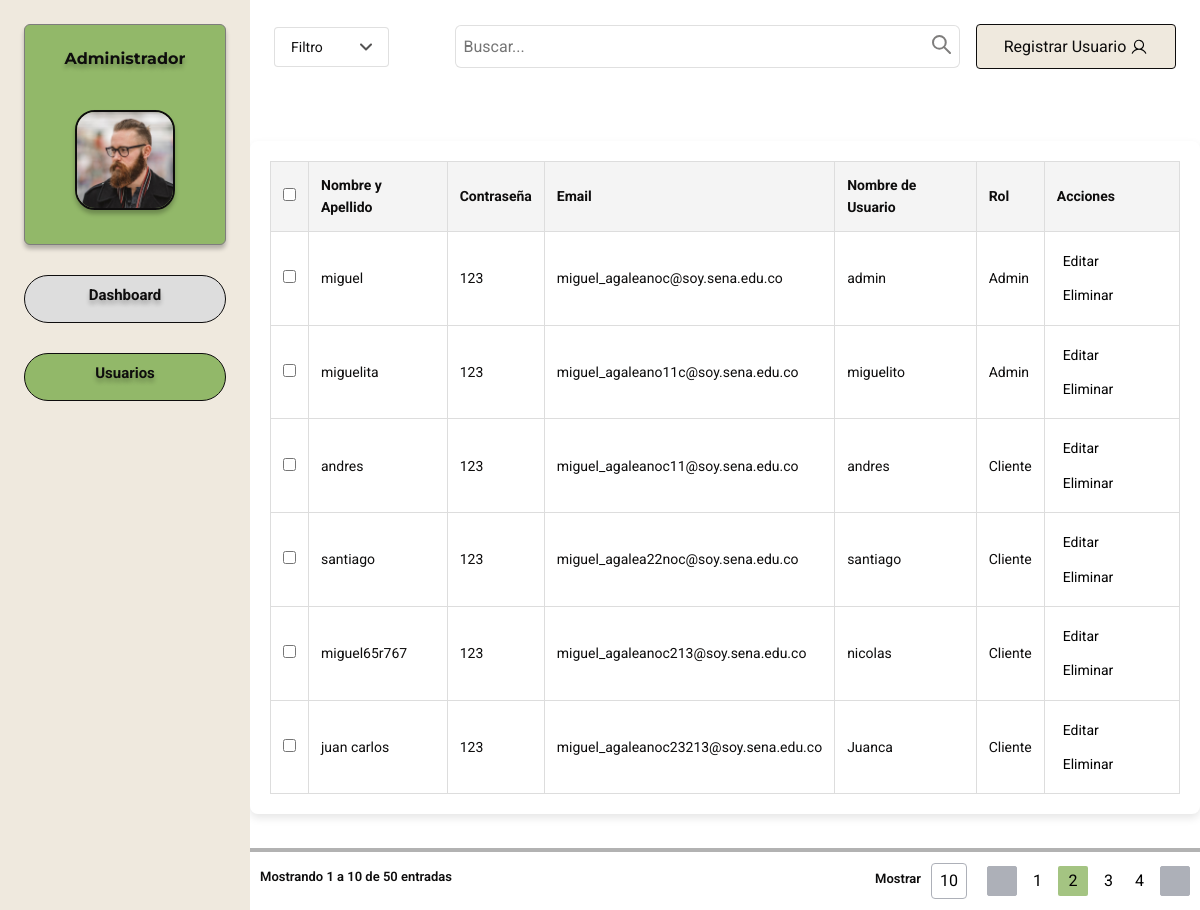
/admin_dashboard/, run on the app's committed database.
### merkachecheres/models.py (models this page shows, shortened)
class Usuario(models.Model):
    full_name = models.CharField(max_length=255)
    email = models.EmailField(unique=True)
    username = models.CharField(max_length=150, unique=True)
    password = models.CharField(max_length=128)
    ROLES = (
        (1, "Admin"),
        (2, "Cliente"),
        (3, "Vendedor")
    )
    rol = models.IntegerField(choices=ROLES, default=2)

### merkachecheres/views.py (the view)
# urls.py: path('admin_dashboard/', views.admin_dashboard, name='admin_dashboard'),
def admin_dashboard(request):
    usuarios = Usuario.objects.all()
    return render(request, 'admin.html', {'usuarios': usuarios})

### merkachecheres/templates/admin.html (shortened to what this page needs)
{% load static %}
<!DOCTYPE html>
<html lang="en">
<head>
    <link rel="stylesheet" href="{% static 'css/bootstrap.min.css' %}" />
    <link rel="stylesheet" href="{% static 'css/styleAdmin.css' %}">
</head>
<body>
    <main class="mainGeneralContainer">
        <aside class="asideAdmin">
            <div class="adminContainer">
                <div class="adminTittleContainer">
                    <h2 id="titleAdmin">Administrador</h2>
                </div>
                <div class="photoAdminContainer">
                    <img src="{% static 'img/admin.png' %}" alt="Foto del administrador" class="photoAdmin">
                </div>
            </div>
            <div class="dashboardContainer">
                <div class="dashboardTextContainer">
                    <button class="botonDashboard">
                        <h4 id="dashboardText">Dashboard</h4>
                    </button>
                </div>
            </div>
            <div class="usersContainer">
                <div class="dashboardTextContainer">
                    <button class="botonUsuarios">
                        <h4 id="usersText">Usuarios</h4>
                    </button>
                </div>
            </div>
        </aside>
            <div class="DIVCOSAS">
                <div class="mainContentWrapper">
                    <section class="dataGeneralContainer">
                        <div class="searchbarFilterContainer">
                            <div class="filterContainer">
                                <div class="filterDiv">
                                    <a href="" id="filterText">Filtro</a>
                                </div>
                                <div class="IconFilterDiv">
                                </div>
                            </div>
                            <div class="searchContainer">
                                <input type="text" id="buscarText" placeholder="Buscar...">
                                <div class="search-inner">
                                    <div class="searchIconContainer">
                                        <svg xmlns="http://www.w3.org/2000/svg" width="19" height="19" viewBox="0 0 19 19" fill="none">
                                            <circle cx="7.375" cy="7.375" r="6.375" stroke="#7E7D7C" stroke-width="2" stroke-linecap="round"/>
                                            <path d="M12.3333 12.3333L18 17.9999" stroke="#7E7D7C" stroke-width="2" stroke-linecap="round"/>
                                        </svg>
                                    </div>
                                </div>
                            </div>
                            <button class="registerButton">
                                <div class="userRegisterContainer">
                                    <div class="registerUserContainer">
                                        <a id="registerUserText">Registrar Usuario</a>
                                    </div>
                                </div>
                            </button>
                        </div>
                    </section>
            <section class="detailsSection">
                <div class="table-container">
                    <table>
                        <thead>
                            <tr>
                            <th><input type="checkbox"></th>
                            <th>Nombre y Apellido</th>
                            <th>Contraseña</th>
                            <th>Email</th>
                            <th>Nombre de Usuario</th>
                            <th>Rol</th>
                            <th>Acciones</th>
                            </tr>
                        </thead>
                        <tbody>
                            {% for usuario in usuarios %}
                            <tr>
                                <td><input type="checkbox"></td>
                                <td>{{ usuario.full_name }}</td>
                                <td>{{ usuario.password }}</td>
                                <td>{{ usuario.email }}</td>
                                <td>{{ usuario.username }}</td>
                                <td>{{ usuario.get_rol_display }}</td>
                                <td>
                                    <button class="buttons">Editar</button>
                                    <button class="buttons">Eliminar</button>
                                </td>
                            </tr>
                            {% endfor %}
                        </tbody>
                    </table>
                </div>
                <div class="resultsContainer">
                    <div class="mostrarContainer">
                        <h2 id="mostarText">Mostrando 1 a 10 de 50 entradas</h2>
                    </div>
                    <div class="optionsContainer">
                        <div class="mostrar10Container">
                            <div class="mostrarDiv">
                                <h4 id="mostarText">Mostrar</h4>
                            </div>
                            <div>
                                <button id="ButtonTen">10</button>
                            </div>
                        </div>
                        <div class="Container">
                            <button class="flechaButton">
                            </button>
                            <button class="buttons">1</button>
                            <button class="buttonTwo">2</button>
                            <button class="buttons">3</button>
                            <button class="buttons">4</button>
                            <button class="flechaButton">
                            </button>
                        </div>
                    </div>
                </div>
            </section>
        </div>
    </main>
</body>
</html>

### data on the page
Usuario: full_name "miguel", password "123", email "miguel_agaleanoc@soy.sena.edu.co", username "admin", rol "Admin"
Usuario: full_name "miguelita", password "123", email "miguel_agaleano11c@soy.sena.edu.co", username "miguelito", rol "Admin"
Usuario: full_name "andres", password "123", email "miguel_agaleanoc11@soy.sena.edu.co", username "andres", rol "Cliente"
Usuario: full_name "santiago", password "123", email "miguel_agalea22noc@soy.sena.edu.co", username "santiago", rol "Cliente"
Usuario: full_name "miguel65r767", password "123", email "miguel_agaleanoc213@soy.sena.edu.co", username "nicolas", rol "Cliente"
Usuario: full_name "juan carlos", password "123", email "miguel_agaleanoc23213@soy.sena.edu.co", username "Juanca", rol "Cliente"
